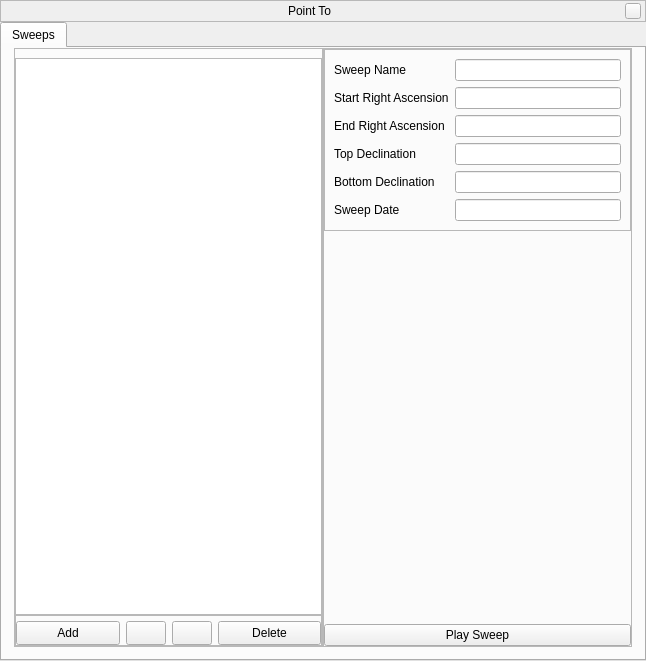
<?xml version="1.0" encoding="UTF-8"?>
<ui version="4.0">
 <class>pointTo2DialogForm</class>
 <widget class="QWidget" name="pointTo2DialogForm">
  <property name="geometry">
   <rect>
    <x>0</x>
    <y>0</y>
    <width>646</width>
    <height>661</height>
   </rect>
  </property>
  <property name="sizePolicy">
   <sizepolicy hsizetype="Minimum" vsizetype="MinimumExpanding">
    <horstretch>0</horstretch>
    <verstretch>0</verstretch>
   </sizepolicy>
  </property>
  <layout class="QVBoxLayout" name="verticalLayout_2">
   <property name="spacing">
    <number>0</number>
   </property>
   <property name="leftMargin">
    <number>0</number>
   </property>
   <property name="topMargin">
    <number>0</number>
   </property>
   <property name="rightMargin">
    <number>0</number>
   </property>
   <property name="bottomMargin">
    <number>0</number>
   </property>
   <item>
    <widget class="BarFrame" name="TitleBar">
     <property name="sizePolicy">
      <sizepolicy hsizetype="Expanding" vsizetype="Preferred">
       <horstretch>0</horstretch>
       <verstretch>0</verstretch>
      </sizepolicy>
     </property>
     <property name="maximumSize">
      <size>
       <width>16777215</width>
       <height>25</height>
      </size>
     </property>
     <property name="frameShape">
      <enum>QFrame::StyledPanel</enum>
     </property>
     <property name="frameShadow">
      <enum>QFrame::Raised</enum>
     </property>
     <layout class="QHBoxLayout" name="horizontalLayout_7">
      <property name="spacing">
       <number>6</number>
      </property>
      <property name="leftMargin">
       <number>0</number>
      </property>
      <property name="topMargin">
       <number>0</number>
      </property>
      <property name="rightMargin">
       <number>4</number>
      </property>
      <property name="bottomMargin">
       <number>0</number>
      </property>
      <item>
       <spacer name="leftSpacer">
        <property name="orientation">
         <enum>Qt::Horizontal</enum>
        </property>
        <property name="sizeHint" stdset="0">
         <size>
          <width>40</width>
          <height>20</height>
         </size>
        </property>
       </spacer>
      </item>
      <item>
       <widget class="QLabel" name="stelWindowTitle">
        <property name="text">
         <string>Point To</string>
        </property>
       </widget>
      </item>
      <item>
       <spacer name="rightSpacer">
        <property name="orientation">
         <enum>Qt::Horizontal</enum>
        </property>
        <property name="sizeHint" stdset="0">
         <size>
          <width>40</width>
          <height>20</height>
         </size>
        </property>
       </spacer>
      </item>
      <item>
       <widget class="QPushButton" name="closeStelWindow">
        <property name="minimumSize">
         <size>
          <width>16</width>
          <height>16</height>
         </size>
        </property>
        <property name="maximumSize">
         <size>
          <width>16</width>
          <height>16</height>
         </size>
        </property>
        <property name="focusPolicy">
         <enum>Qt::NoFocus</enum>
        </property>
        <property name="text">
         <string/>
        </property>
       </widget>
      </item>
     </layout>
    </widget>
   </item>
   <item>
    <widget class="QFrame" name="Contents">
     <property name="sizePolicy">
      <sizepolicy hsizetype="Expanding" vsizetype="Expanding">
       <horstretch>0</horstretch>
       <verstretch>0</verstretch>
      </sizepolicy>
     </property>
     <layout class="QVBoxLayout" name="verticalLayout_4">
      <property name="spacing">
       <number>0</number>
      </property>
      <property name="leftMargin">
       <number>0</number>
      </property>
      <property name="topMargin">
       <number>0</number>
      </property>
      <property name="rightMargin">
       <number>0</number>
      </property>
      <property name="bottomMargin">
       <number>0</number>
      </property>
      <item>
       <widget class="QTabWidget" name="Tabs">
        <property name="currentIndex">
         <number>0</number>
        </property>
        <property name="usesScrollButtons">
         <bool>false</bool>
        </property>
        <widget class="QWidget" name="sweepsTab">
         <attribute name="title">
          <string>Sweeps</string>
         </attribute>
         <layout class="QHBoxLayout" name="CCD_horizontalLayout_1">
          <property name="spacing">
           <number>0</number>
          </property>
          <property name="leftMargin">
           <number>12</number>
          </property>
          <property name="topMargin">
           <number>0</number>
          </property>
          <property name="rightMargin">
           <number>12</number>
          </property>
          <property name="bottomMargin">
           <number>12</number>
          </property>
          <item>
           <widget class="QFrame" name="sensorListFrame">
            <property name="sizePolicy">
             <sizepolicy hsizetype="Expanding" vsizetype="Expanding">
              <horstretch>0</horstretch>
              <verstretch>0</verstretch>
             </sizepolicy>
            </property>
            <property name="frameShape">
             <enum>QFrame::StyledPanel</enum>
            </property>
            <property name="frameShadow">
             <enum>QFrame::Raised</enum>
            </property>
            <layout class="QVBoxLayout" name="CCD_verticalLayout_1">
             <property name="spacing">
              <number>0</number>
             </property>
             <property name="leftMargin">
              <number>0</number>
             </property>
             <property name="rightMargin">
              <number>0</number>
             </property>
             <property name="bottomMargin">
              <number>0</number>
             </property>
             <item>
              <widget class="QListView" name="sweepListView">
               <property name="editTriggers">
                <set>QAbstractItemView::NoEditTriggers</set>
               </property>
               <property name="isWrapping" stdset="0">
                <bool>false</bool>
               </property>
               <property name="viewMode">
                <enum>QListView::ListMode</enum>
               </property>
               <property name="modelColumn">
                <number>0</number>
               </property>
              </widget>
             </item>
             <item>
              <widget class="QFrame" name="sensorsButtonFrame">
               <property name="frameShape">
                <enum>QFrame::StyledPanel</enum>
               </property>
               <property name="frameShadow">
                <enum>QFrame::Raised</enum>
               </property>
               <layout class="QHBoxLayout" name="CCD_horizontalLayout_2">
                <property name="leftMargin">
                 <number>0</number>
                </property>
                <property name="topMargin">
                 <number>5</number>
                </property>
                <property name="rightMargin">
                 <number>0</number>
                </property>
                <property name="bottomMargin">
                 <number>0</number>
                </property>
                <item>
                 <widget class="QPushButton" name="addSweep">
                  <property name="minimumSize">
                   <size>
                    <width>0</width>
                    <height>24</height>
                   </size>
                  </property>
                  <property name="text">
                   <string>Add</string>
                  </property>
                 </widget>
                </item>
                <item>
                 <widget class="QPushButton" name="pushButtonMoveSweepUp">
                  <property name="sizePolicy">
                   <sizepolicy hsizetype="Fixed" vsizetype="Fixed">
                    <horstretch>0</horstretch>
                    <verstretch>0</verstretch>
                   </sizepolicy>
                  </property>
                  <property name="minimumSize">
                   <size>
                    <width>24</width>
                    <height>24</height>
                   </size>
                  </property>
                  <property name="icon">
                   <iconset>
                    <normaloff>:/graphicGui/spinup.png</normaloff>:/graphicGui/spinup.png</iconset>
                  </property>
                 </widget>
                </item>
                <item>
                 <widget class="QPushButton" name="pushButtonMoveSweepDown">
                  <property name="sizePolicy">
                   <sizepolicy hsizetype="Fixed" vsizetype="Fixed">
                    <horstretch>0</horstretch>
                    <verstretch>0</verstretch>
                   </sizepolicy>
                  </property>
                  <property name="minimumSize">
                   <size>
                    <width>24</width>
                    <height>24</height>
                   </size>
                  </property>
                  <property name="icon">
                   <iconset>
                    <normaloff>:/graphicGui/spindown.png</normaloff>:/graphicGui/spindown.png</iconset>
                  </property>
                 </widget>
                </item>
                <item>
                 <widget class="QPushButton" name="deleteSweep">
                  <property name="minimumSize">
                   <size>
                    <width>0</width>
                    <height>24</height>
                   </size>
                  </property>
                  <property name="text">
                   <string>Delete</string>
                  </property>
                 </widget>
                </item>
               </layout>
              </widget>
             </item>
            </layout>
           </widget>
          </item>
          <item>
           <widget class="QFrame" name="SweepInfoFrame">
            <property name="frameShape">
             <enum>QFrame::StyledPanel</enum>
            </property>
            <property name="frameShadow">
             <enum>QFrame::Raised</enum>
            </property>
            <layout class="QVBoxLayout" name="CCD_verticalLayout_2">
             <property name="spacing">
              <number>0</number>
             </property>
             <property name="leftMargin">
              <number>0</number>
             </property>
             <property name="topMargin">
              <number>0</number>
             </property>
             <property name="rightMargin">
              <number>0</number>
             </property>
             <property name="bottomMargin">
              <number>0</number>
             </property>
             <item>
              <widget class="QFrame" name="SweepData">
               <property name="frameShape">
                <enum>QFrame::StyledPanel</enum>
               </property>
               <property name="frameShadow">
                <enum>QFrame::Raised</enum>
               </property>
               <layout class="QFormLayout" name="formLayout">
                <item row="1" column="0">
                 <widget class="QLabel" name="StartingRA">
                  <property name="text">
                   <string>Start Right Ascension</string>
                  </property>
                 </widget>
                </item>
                <item row="2" column="0">
                 <widget class="QLabel" name="EndingRA">
                  <property name="text">
                   <string>End Right Ascension</string>
                  </property>
                 </widget>
                </item>
                <item row="3" column="0">
                 <widget class="QLabel" name="StartingDec">
                  <property name="text">
                   <string>Top Declination</string>
                  </property>
                 </widget>
                </item>
                <item row="4" column="0">
                 <widget class="QLabel" name="EndingDec">
                  <property name="text">
                   <string>Bottom Declination</string>
                  </property>
                 </widget>
                </item>
                <item row="5" column="0">
                 <widget class="QLabel" name="Date">
                  <property name="text">
                   <string>Sweep Date</string>
                  </property>
                 </widget>
                </item>
                <item row="0" column="0">
                 <widget class="QLabel" name="SweepName">
                  <property name="text">
                   <string>Sweep Name</string>
                  </property>
                 </widget>
                </item>
                <item row="0" column="1">
                 <widget class="QLineEdit" name="sweepName"/>
                </item>
                <item row="1" column="1">
                 <widget class="QLineEdit" name="sweepStartRA"/>
                </item>
                <item row="2" column="1">
                 <widget class="QLineEdit" name="sweepEndRA"/>
                </item>
                <item row="3" column="1">
                 <widget class="QLineEdit" name="sweepStartDec"/>
                </item>
                <item row="4" column="1">
                 <widget class="QLineEdit" name="sweepEndDec"/>
                </item>
                <item row="5" column="1">
                 <widget class="QLineEdit" name="sweepDate"/>
                </item>
               </layout>
              </widget>
             </item>
             <item>
              <spacer name="SweepVerticalSpacer">
               <property name="orientation">
                <enum>Qt::Vertical</enum>
               </property>
               <property name="sizeHint" stdset="0">
                <size>
                 <width>92</width>
                 <height>258</height>
                </size>
               </property>
              </spacer>
             </item>
             <item>
              <widget class="QPushButton" name="playSweep">
               <property name="text">
                <string>Play Sweep</string>
               </property>
              </widget>
             </item>
            </layout>
           </widget>
          </item>
         </layout>
        </widget>
       </widget>
      </item>
     </layout>
    </widget>
   </item>
  </layout>
 </widget>
 <customwidgets>
  <customwidget>
   <class>BarFrame</class>
   <extends>QFrame</extends>
   <header>Dialog.hpp</header>
   <container>1</container>
  </customwidget>
 </customwidgets>
 <tabstops>
  <tabstop>Tabs</tabstop>
  <tabstop>sweepListView</tabstop>
  <tabstop>addSweep</tabstop>
  <tabstop>pushButtonMoveSweepUp</tabstop>
  <tabstop>pushButtonMoveSweepDown</tabstop>
  <tabstop>deleteSweep</tabstop>
 </tabstops>
 <resources/>
 <connections/>
</ui>
